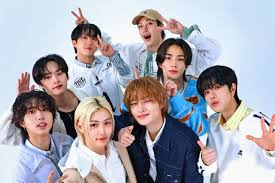
#> input picture 1 Parcial/Practica3/Imagenes/skz.jpg, 275 x 183 px
$ python matrices.py
#> lines starting #> are read from the running program, lines starting #| are printed output that depends on the picture
#> in abrir, imagen is the input picture: shape (183, 275, 3); mean B, G, R 177, 167.9, 169.4
#> call 2 of abrir, with ruta_imagen = 'Imagenes/blink.jpg'
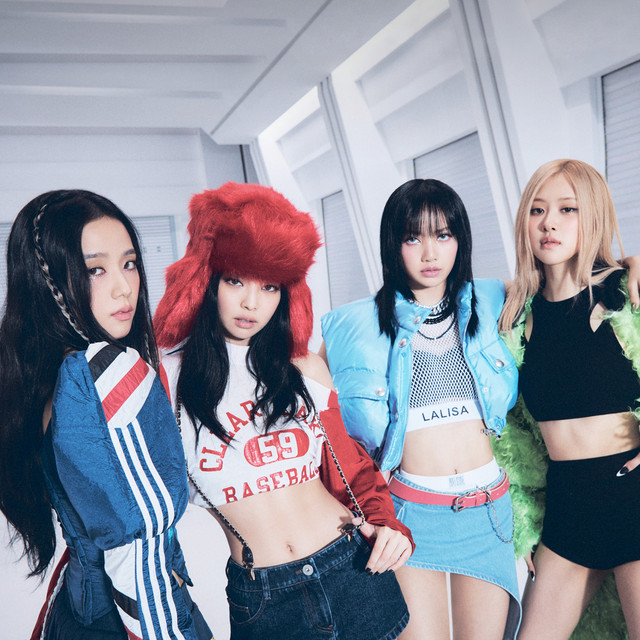
#> input picture 1 Parcial/Practica3/Imagenes/blink.jpg, 640 x 640 px
#> in abrir, imagen is the input picture: shape (640, 640, 3); mean B, G, R 157.7, 144.7, 141.2
import cv2
import os
import numpy as np
import random

#Crear----------------------------------------------------------------------------+
# [5 lines left out: function crearImg, not called in this run]

#Abrir----------------------------------------------------------------------------
def abrir(ruta_imagen):
    if not os.path.exists(ruta_imagen):
        print(f"Error: El archivo no existe en {ruta_imagen}")
        return None

    try:
        imagen = cv2.imread(ruta_imagen)
        if imagen is None:
            print("Error: No se pudo leer la imagen.")
            return None
        print("Imagen Abierta")
        return imagen
    except Exception as e:
        print(f"Error al abrir la imagen: {e}")
        return None


#caracteristicas----------------------------------------------------------------------------
def caracteristicas(imagen):
    print("\nTipo de imagen", type(imagen))
    #Alto: Número de filas (píxeles en la altura de la imagen).
    #Ancho: Número de columnas (píxeles en la anchura de la imagen).
    #Canales: Número de canales de color (generalmente 3 para RGB o 4 para RGBA).
    print("\nImagen (alto, ancho, canales)", (imagen.shape))


#mostrar----------------------------------------------------------------------------

# [20 lines left out: function mostrar, not called in this run]


def mostrarV2(imagen_original1,imagen_original2, imagen_modificada, leyenda):

    if imagen_original1 is None or imagen_original2 is None or imagen_modificada is None:
        print("Error: Una de las imágenes no se ha cargado correctamente.")
        return

    # Mostrar las características de ambas imágenes
    print("Características de la imagen original 1:")
    caracteristicas(imagen_original1)
    print("Características de la imagen original 2:")
    caracteristicas(imagen_original2)
    print("Características de la imagen modificada:")
    caracteristicas(imagen_modificada)

    # Mostrar ambas imágenes en ventanas separadas
    cv2.imshow('Imagen Original 1', imagen_original1)
    cv2.imshow('Imagen Original 2', imagen_original2)
    cv2.imshow(leyenda, imagen_modificada)

    cv2.waitKey(0)
    cv2.destroyAllWindows()
    if imagen_original1 is None or imagen_original2 is None or imagen_modificada is None:
        print("Error: Una de las imágenes no se ha cargado correctamente.")
        return

#copia--------------------------------------------------------------------------------

# [54 lines left out: functions copia, inversion, brillo, not called in this run]


#suma--------------------------------------------------------------------------------------


def redimensionar(imagen, alto_destino, ancho_destino):
    alto, ancho, ncolores = imagen.shape
    imagen_redimensionada = np.zeros((alto_destino, ancho_destino, ncolores), dtype='uint8')

    factor_y = alto / alto_destino
    factor_x = ancho / ancho_destino

    for y in range(alto_destino):
        for x in range(ancho_destino):
            y_original = int(y * factor_y)
            x_original = int(x * factor_x)

            imagen_redimensionada[y, x, :] = imagen[y_original, x_original, :]

    return imagen_redimensionada


#suma--------------------------------------------------------------------------------------


# [90 lines left out: functions suma, resta, multiplicacion, not called in this run]


#division--------------------------------------------------------------------------------------

def division(imagen1, imagen2):
    alto1, ancho1, _ = imagen1.shape
#> alto1 = 640; ancho1 = 640
    alto2, ancho2, _ = imagen2.shape
#> alto2 = 183; ancho2 = 275

    # Redimensiona la imagen
    if alto1 > alto2 or ancho1 > ancho2:
        imagen1 = redimensionar(imagen1, alto2, ancho2)
#> after the loop in redimensionar, `for y in range(alto_destino):`:
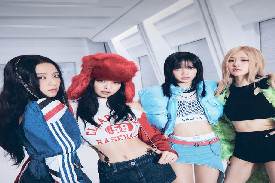
#> imagen_redimensionada: shape (183, 275, 3); mean B, G, R 157.8, 144.8, 141.5
    elif alto2 > alto1 or ancho2 > ancho1:
        imagen2 = redimensionar(imagen2, alto1, ancho1)

    alto_comun, ancho_comun, _ = imagen1.shape
#> alto_comun = 183; ancho_comun = 275

    imagen_resultado = np.zeros((alto_comun, ancho_comun, 3), dtype='uint8')

    for y in range(alto_comun):
        for x in range(ancho_comun):
            for c in range(3):
                valor =(( imagen1[y, x, c]) / (imagen2[y, x, c]))

                if valor > 255:
                    imagen_resultado[y, x, c] = 255
                elif valor < 0:
                    imagen_resultado[y, x, c] = 0
                else:
                    imagen_resultado[y, x, c] = valor
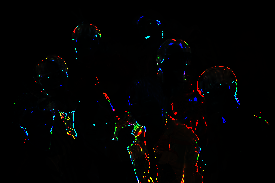
#> imagen_resultado: shape (183, 275, 3); mean B, G, R 2.7, 2.7, 3.1

    mostrarV2(imagen1, imagen2, imagen_resultado, "Division")
#| Tipo de imagen <class 'numpy.ndarray'>
#| Imagen (alto, ancho, canales) (183, 275, 3)
#| Tipo de imagen <class 'numpy.ndarray'>
#| Imagen (alto, ancho, canales) (183, 275, 3)
#| Tipo de imagen <class 'numpy.ndarray'>
#| Imagen (alto, ancho, canales) (183, 275, 3)

#and--------------------------------------------------------------------------------------

# [60 lines left out: functions andd, orr, nott, not called in this run]


ruta_original = "Imagenes/skz.jpg"
img_skz = abrir(ruta_original)
ruta_original = "Imagenes/blink.jpg"
imgBlink = abrir(ruta_original)
# [6 lines of commented-out code are left out]
division(imgBlink,img_skz)
#andd(imgBlink,img_skz)
#orr(imgBlink,img_skz)
#nott(imgBlink)
